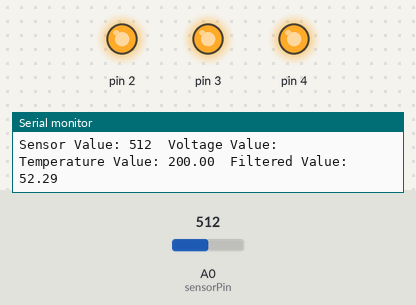
A sketch run on a simulated Arduino Uno, built with avr-gcc and run on an emulated ATmega328P. Shown: output pins drawn as LEDs (lit = HIGH), the last lines printed to the serial monitor. The inputs (shaded band) are chosen by the test bench; at power-on: A0 (sensorPin) = 512.

Above: at 1.2 s.
1.3 s: A0 (sensorPin) set to 113
4.3 s: A0 (sensorPin) set to 107
At 4.7 s:
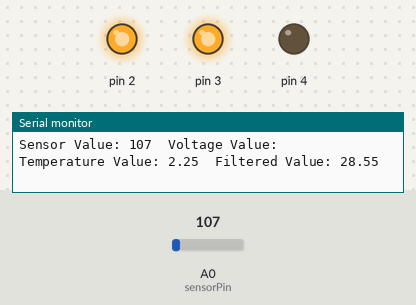
At 6.6 s:
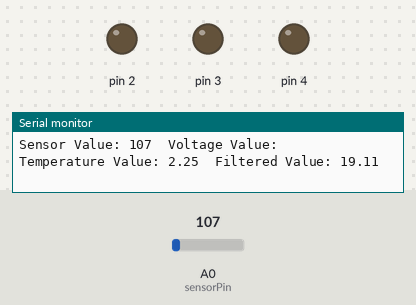
Timing chart, 0 to 8.1 s (numbered marks = the images above; inputs shaded):
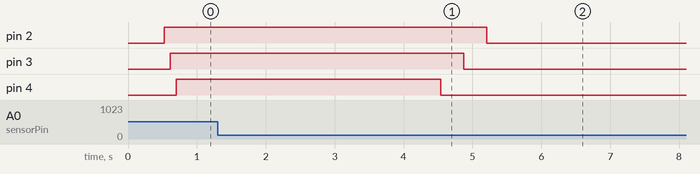

The sketch:

tempsensor.ino
```cpp
const int sensorPin = A0;
const float baselineTemp = 26.0;
const float voltageFactor = 5.0/1024.0;
float previous = 0.0;
float filterStrength = 0.98;

float filter(float previousVal, float currentVal, float strengthVal) {
    return previousVal * strengthVal + currentVal * (1.0 - strengthVal);
}

float voltToCelsius(float voltage) {
  return (voltage - 0.5) * 100;
}
void setup() {
  // put your setup code here, to run once:
  Serial.begin(9600);
  for (int pinNumber = 2; pinNumber < 5; pinNumber++) {
    pinMode(pinNumber, OUTPUT);
    digitalWrite(pinNumber, LOW);
  }

}

void loop() {
  // put your main code here, to run repeatedly:
  int sensorVal = analogRead(sensorPin);
  Serial.print("Sensor Value: ");
  Serial.print(sensorVal);
  Serial.print("\t");
  Serial.print("Voltage Value: ");
  float voltage = sensorVal*voltageFactor;
  Serial.print("\t");
  Serial.print("Temperature Value: ");
  float temp = voltToCelsius(sensorVal*voltageFactor);
  Serial.print(temp);
  Serial.print("\t");
  Serial.print("Filtered Value: ");
  float filteredTemp = filter(previous, temp, filterStrength);
  previous = filteredTemp;
  Serial.print(filteredTemp);
  Serial.print("\n");
  if (filteredTemp > baselineTemp + 4) {
    digitalWrite(2, HIGH);
    digitalWrite(3, HIGH);
    digitalWrite(4, HIGH);
  }
  else if (filteredTemp > baselineTemp + 2) {
    digitalWrite(2, HIGH);
    digitalWrite(3, HIGH);
    digitalWrite(4, LOW);
  }
  else if (filteredTemp > baselineTemp) {
    digitalWrite(2, HIGH);
    digitalWrite(3, LOW);
    digitalWrite(4, LOW);
  }
  else {
    digitalWrite(2, LOW);
    digitalWrite(3, LOW);
    digitalWrite(4, LOW);
  }

}
```

Measured:
- the behaviour switches between 108 and 107 on A0 (sensorPin) (found by bisection; images 0 and 1)
